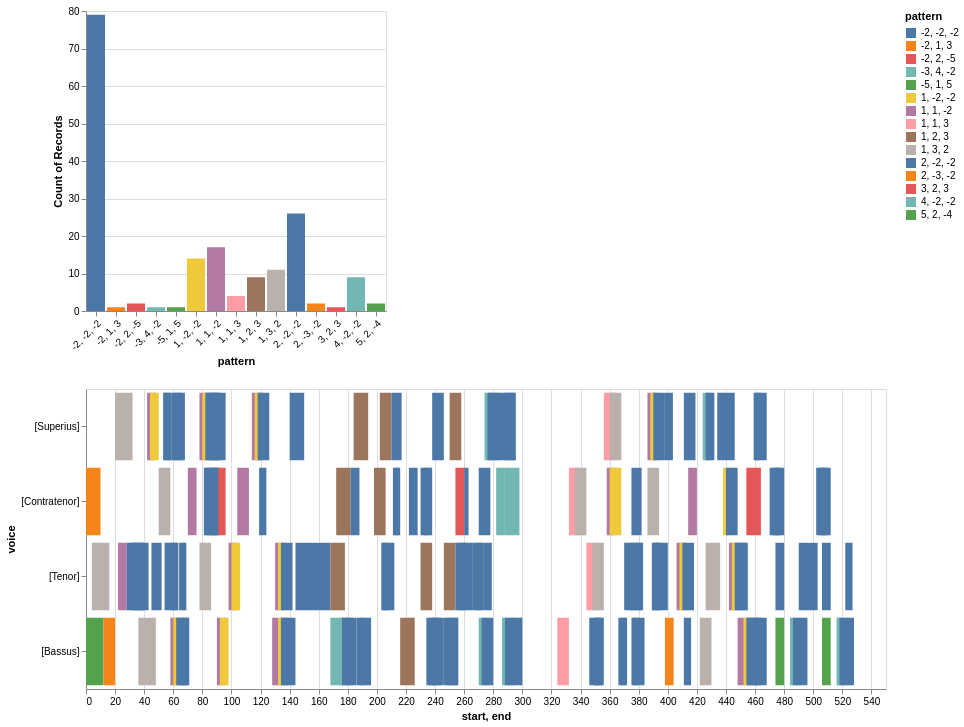

Notebook code for this chart:
### Markdown cell above
### Now Set the Type and Length of Ngrams, and Show the Results

Here are the settings we will use for the type and length of ngram:

```python
n=3
combineUnisons=False
kind='d'
thematic = False
anywhere = True
```

### Code cell
# find entries for model
nr = model.notes(combineUnisons=combineUnisons)
mel = model.melodic(df=nr, kind=kind, compound=False, unit=0, end=False)
mod_mel_ngrams = model.ngrams(df=mel, n=n, exclude=['Rest'])
mod_entry_ngrams = model.entries(df=mel, n=n, thematic=thematic, anywhere=anywhere, exclude=['Rest'])
mod_mel_ngrams_duration = model.durations(df=mel, n=n, mask_df=mod_entry_ngrams)
mod_entries_stack = list(mod_entry_ngrams.stack().unique())

print(model.metadata)

display(viz.plot_ngrams_heatmap(mod_entry_ngrams, mod_mel_ngrams_duration, 
                        selected_patterns=mod_entries_stack,
                        voices=[],
                        includeCount=True))

### Figure 1 — Vega-Lite specification as saved in the notebook (floating-point values rounded to 4 significant figures; data arrays with more than 128 entries replaced by an {"elided": "..."} marker saying what was removed)
{"config": {"view": {"continuousWidth": 300, "continuousHeight": 300}}, "vconcat": [{"mark": {"type": "bar"}, "encoding": {"color": {"field": "pattern", "type": "nominal"}, "opacity": {"condition": {"param": "param_2", "value": 1}, "value": 0.2}, "x": {"axis": {"labelAngle": -45}, "field": "pattern", "type": "nominal"}, "y": {"aggregate": "count", "field": "pattern", "type": "nominal"}}, "name": "view_3"}, {"mark": {"type": "bar"}, "encoding": {"color": {"field": "pattern", "type": "nominal"}, "opacity": {"condition": {"param": "param_2", "value": 1}, "value": 0.2}, "tooltip": [{"field": "start", "type": "quantitative"}, {"field": "end", "type": "quantitative"}, {"field": "pattern", "type": "nominal"}], "x": {"field": "start", "type": "quantitative"}, "x2": {"field": "end"}, "y": {"field": "voice", "sort": null, "type": "nominal"}}, "height": 300, "name": "view_4", "width": 800}], "data": {"name": "data-4422a40743784256b5f404d0588a4293"}, "params": [{"name": "param_2", "select": {"type": "point", "fields": ["pattern"]}, "views": ["view_3", "view_4"]}], "$schema": "https://vega.github.io/schema/vega-lite/v5.16.3.json", "datasets": {"data-4422a40743784256b5f404d0588a4293": {"elided": "179 records"}}}
